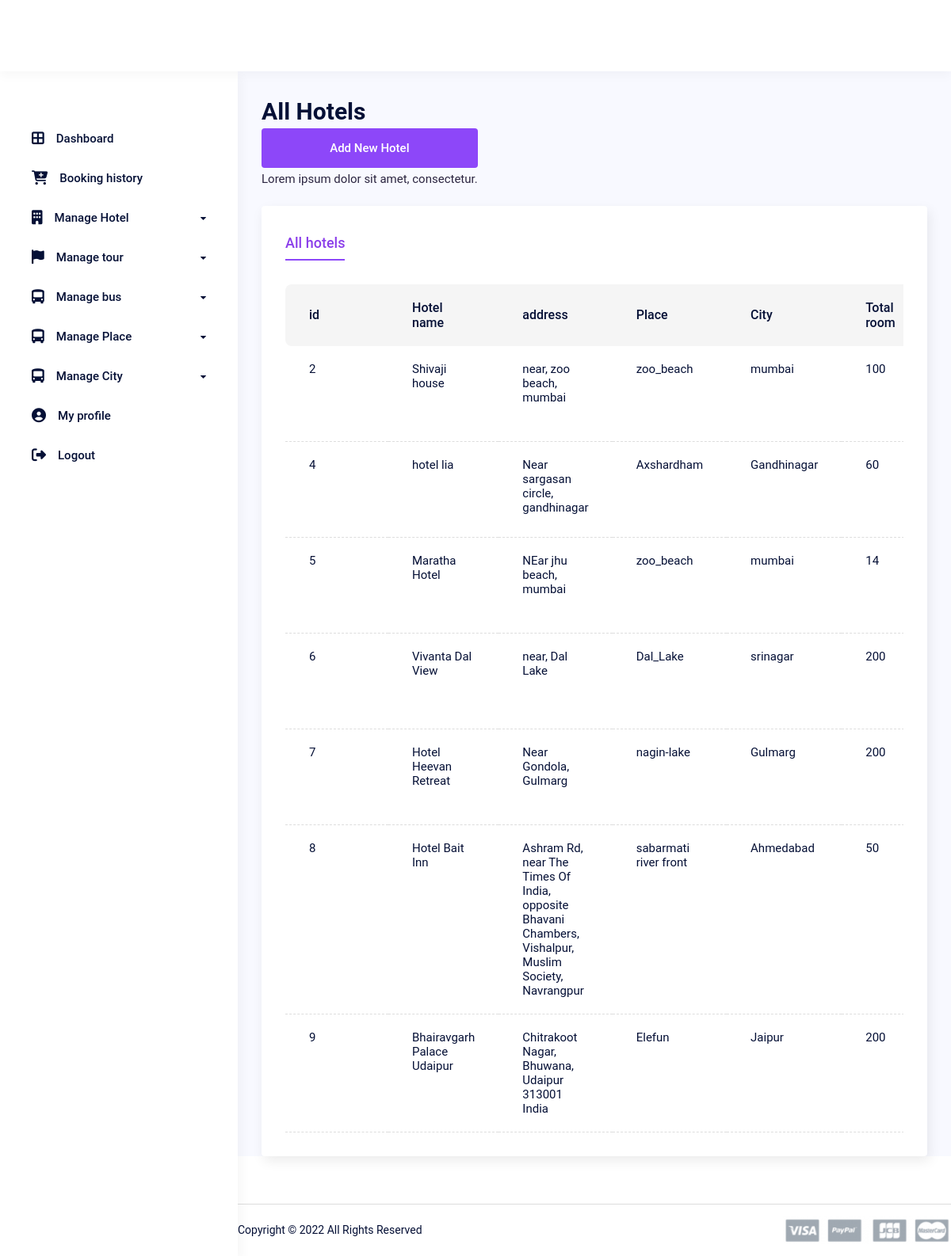
The app's page /hotel/db_hotel_list (signed in), older data.
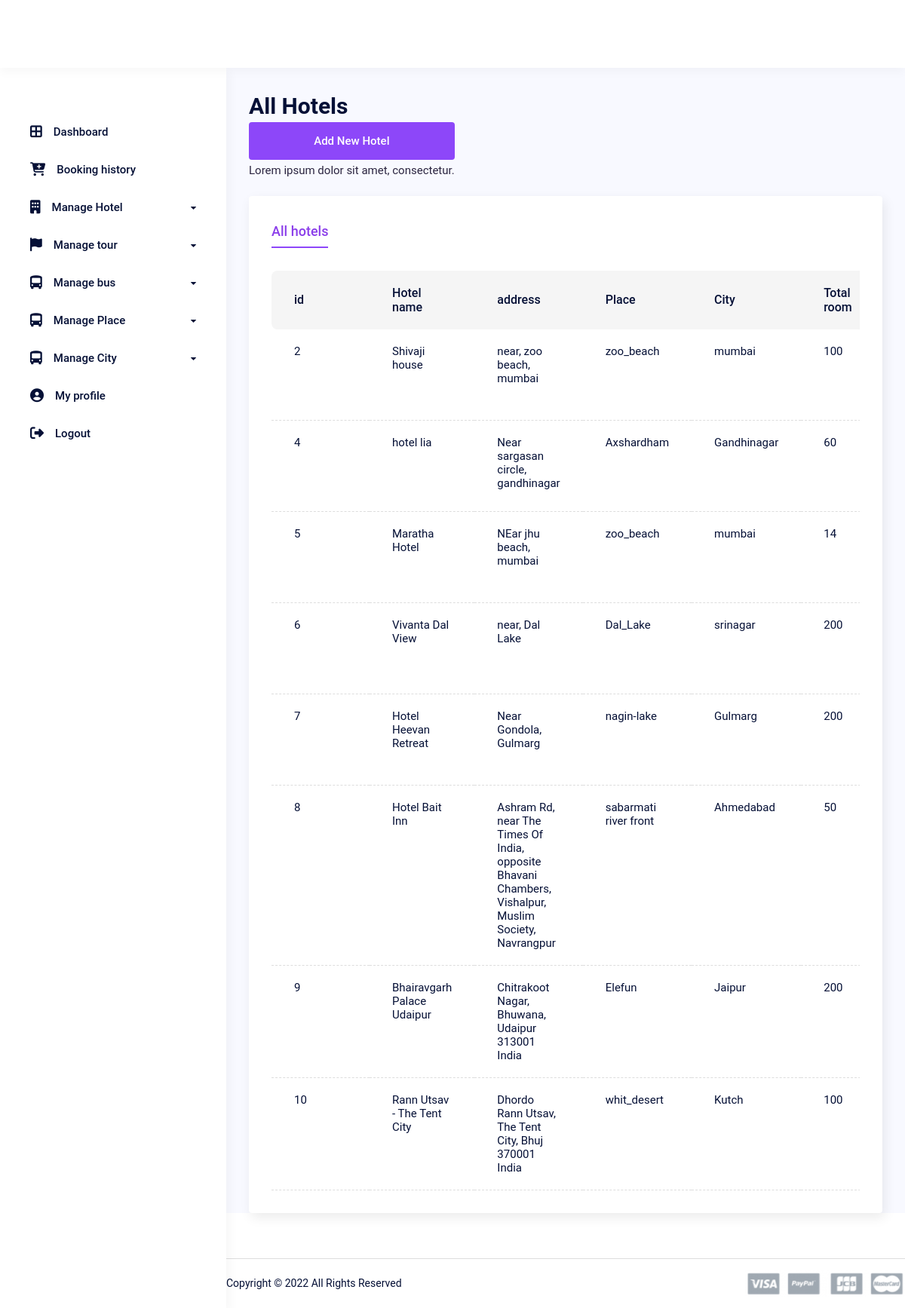
The same page, newer data.
### hotel/models.py (models this page shows, shortened)
class Hotel(BaseModel):
    hotelname = models.CharField(max_length=50)
    address = models.CharField(max_length=100)
    map_link = models.URLField(max_length=500)
    total_room = models.IntegerField()
    price = models.IntegerField()
    rating =models.IntegerField(null=True, default=0)
    facility = models.CharField(max_length=100)
    overview = models.TextField(max_length=1000, null=True)
    city = models.ForeignKey(City, on_delete=models.CASCADE)
    place = models.ForeignKey(Place, on_delete=models.CASCADE)
    hotel_image = models.ImageField(upload_to='image/hotel/')
    room_image = models.ImageField(upload_to='image/hotel/')
    image_3 = models.ImageField(upload_to='image/hotel/')
    image_4 = models.ImageField(upload_to='image/hotel/')
    image_5 = models.ImageField(upload_to='image/hotel/')
    class Meta:
        ordering = ('created_at',)

### core/models.py (models this page shows, shortened)
class Place(BaseModel):
    name = models.CharField(max_length=100)
    description = models.TextField(max_length=100)
    city = models.ForeignKey(City, on_delete=models.CASCADE)
    image = models.ImageField(upload_to='image/places')
    def __str__(self) -> str:
        return str(self.name)
    class Meta:
        ordering = ('created_at',)

class City(BaseModel):
    name = models.CharField(max_length=100)
    code = models.CharField(max_length=4, unique=True)
    state = models.ForeignKey(State, on_delete=models.CASCADE)
    image = models.ImageField(upload_to='image/city')
    location = models.JSONField(null=True, blank=True) # JSONField to store latitude and longitude
    def __str__(self) -> str:
        return str(self.name)
    class Meta:
        ordering = ('created_at',)

### hotel/views.py (the view)
# urls.py: path('db_hotel_list', HotelView.HotelListView.as_view(), name="db_hotel_list"),
    class HotelListView(BaseView, SuperUserView, ListView):
        model =Hotel
        context_object_name = 'hotel'
        template_name = 'db_vendor_hotels.html'

### app/views.py (called while the page is built)
    def test_func(self):
        return self.request.user.is_superuser

    def dispatch(self, request, *args, **kwargs):
        if not self.test_func():
            return redirect(self.login_url)
        return super().dispatch(request, *args, **kwargs)

### templates/db_vendor_hotels.html (shortened to what this page needs)
{% extends "base.html" %}
{%  block dashboard %}
<div class="dashboard__main">
  <div class="dashboard__content">
    <div class="row y-gap-20 justify-between items-end pb-20 lg:pb-40 md:pb-32">
      <div class="col-auto">
        <h1 class="text-30 lh-14 fw-600">All Hotels
          <a href="{% url 'new_hotel' %}" class="button h-50 px-24 -dark-1 bg-blue-1 text-white">
          Add New Hotel
        </a></h1>
        <div class="text-15 text-light-1">Lorem ipsum dolor sit amet, consectetur.</div>
      </div>
      <div class="col-auto">
      </div>
    </div>
    <div class="py-30 px-30 rounded-4 bg-white custom_shadow">
      <div class="tabs -underline-2 js-tabs">
        <div class="tabs__controls row x-gap-40 y-gap-10 lg:x-gap-20 js-tabs-controls">
          <div class="col-auto">
            <button class="tabs__button text-18 lg:text-16 text-light-1 fw-500 pb-5 lg:pb-0 js-tabs-button is-tab-el-active" data-tab-target=".-tab-item-1">All hotels</button>
          </div>
        </div>
        <div class="tabs__content pt-30 js-tabs-content">
            <div class="overflow-scroll scroll-bar-1">
              <table class="table-4 -border-bottom col-12">
                <thead class="bg-light-2">
                  <tr>
                    <th>id</th>
                    <th>Hotel name</th>
                    <th>address</th>
                    <th>Place</th>
                    <th>City</th>
                    <th>Total room</th>
                  </tr>
                </thead>
                <tbody>
                  {% for hotels in hotel %}
                  <tr>
                    <td>{{hotels.id}}</td>
                    <td>{{hotels.hotelname}}</td>
                    <td>{{hotels.address}}</td>
                    <td>{{hotels.place}}</td>
                    <td>{{hotels.city}}</td>
                    <td>{{hotels.total_room}}</td>
                  </tr>
                  {% endfor %}
                </tbody>
              </table>
            </div>
          </div>
        </div>
      </div>
    </div>
    {% include "db_footer.html" %}
  </div>
</div>
{% endblock %}

### templates/base.html (shortened to what this page needs)
{% load static %}
<!DOCTYPE html>
<html lang="en">
<head>
    <link rel="stylesheet" href="{% static '../../../../../cdnjs.cloudflare.com/ajax/libs/font-awesome/6.3.0/css/all.min.css' %}"
 />
    <link rel="stylesheet" href="{% static 'css/vendors.css' %}">
    <link rel="stylesheet" href="{% static 'css/main.css' %}">
</head>
<body data-barba="wrapper">
  <header data-add-bg="" class="header -dashboard bg-white js-header" data-x="header" data-x-toggle="is-menu-opened">
  </header>
  <div class="dashboard" data-x="dashboard" data-x-toggle="-is-sidebar-open">
    <div class="dashboard__sidebar bg-white scroll-bar-1">
      <div class="sidebar -dashboard">
        <div class="sidebar__item">
          <div class="sidebar__button">
            <a href="{% url 'dashboard' %}" class="d-flex items-center text-15 lh-1 fw-500">
              <i class="fas fa-border-all mr-15"></i>
              Dashboard
            </a>
          </div>
        </div>
        <div class="sidebar__item">
          <div class="sidebar__button">
            <a href="db-booking.html" class="d-flex items-center text-15 lh-1 fw-500">
              <i class="fas fa-cart-plus mr-15"></i>
              Booking history
            </a>
          </div>
        </div>
        <div class="sidebar__item ">
          <div class="accordion -db-sidebar js-accordion">
              <div class="accordion__item">
              <div class="accordion__button">
                  <div class="sidebar__button col-12 d-flex items-center justify-between">
                  <div class="d-flex items-center text-15 lh-1 fw-500">
                      <i class="fas fa-building mr-15"></i>
                      Manage Hotel
                  </div>
                  <div class="icon-chevron-sm-down text-7"></div>
                  </div>
              </div>
              </div>
          </div>
        </div>
        <div class="sidebar__item ">
          <div class="accordion -db-sidebar js-accordion">
            <div class="accordion__item">
              <div class="accordion__button">
                <div class="sidebar__button col-12 d-flex items-center justify-between">
                  <div class="d-flex items-center text-15 lh-1 fw-500">
                    <i class="fas fa-flag  mr-15"></i>
                    Manage tour
                  </div>
                  <div class="icon-chevron-sm-down text-7"></div>
                </div>
              </div>
            </div>
          </div>
        </div>
        <div class="sidebar__item ">
          <div class="accordion -db-sidebar js-accordion">
            <div class="accordion__item">
              <div class="accordion__button">
                <div class="sidebar__button col-12 d-flex items-center justify-between">
                  <div class="d-flex items-center text-15 lh-1 fw-500">
                    <i class="fas fa-bus-alt mr-15"></i>
                    Manage bus
                  </div>
                  <div class="icon-chevron-sm-down text-7"></div>
                </div>
              </div>
            </div>
          </div>
        </div>
        <div class="sidebar__item ">
          <div class="accordion -db-sidebar js-accordion">
            <div class="accordion__item">
              <div class="accordion__button">
                <div class="sidebar__button col-12 d-flex items-center justify-between">
                  <div class="d-flex items-center text-15 lh-1 fw-500">
                    <i class="fas fa-bus-alt mr-15"></i>
                    Manage Place
                  </div>
                  <div class="icon-chevron-sm-down text-7"></div>
                </div>
              </div>
            </div>
          </div>
        </div>
        <div class="sidebar__item ">
          <div class="accordion -db-sidebar js-accordion">
            <div class="accordion__item">
              <div class="accordion__button">
                <div class="sidebar__button col-12 d-flex items-center justify-between">
                  <div class="d-flex items-center text-15 lh-1 fw-500">
                    <i class="fas fa-bus-alt mr-15"></i>
                    Manage City
                  </div>
                  <div class="icon-chevron-sm-down text-7"></div>
                </div>
              </div>
            </div>
          </div>
        </div>
        <div class="sidebar__item">
          <div class="sidebar__button">
            <a href="{% url 'profile' %}" class="d-flex items-center text-15 lh-1 fw-500">
              <i class="fas fa-user-circle  mr-15"></i>
              My profile
            </a>
          </div>
        </div>
        <div class="sidebar__item">
          <div class="sidebar__button ">
            <a href="{% url 'logout' %}" class="d-flex items-center text-15 lh-1 fw-500">
              <i class="fas fa-sign-out-alt mr-15"></i>
              Logout
            </a>
          </div>
        </div>
      </div>
    </div>
    {%  block dashboard %}
    {% endblock %}
</body>
</html>

### templates/db_footer.html
{% load static %}
<footer class="footer -dashboard mt-60">
    <div class="footer__row row y-gap-10 items-center justify-between">
      <div class="col-auto">
        <div class="row y-gap-20 items-center">
          <div class="col-auto">
            <div class="text-14 lh-14 mr-30">Copyright © 2022 All Rights Reserved</div>
          </div>
        </div>
      </div>
      <div class="col-auto">
        <div class="d-flex x-gap-5 y-gap-5 items-center">
          <img src="{% static 'img/avatars/card.png' %}" alt="img">
       </div>
      </div>
    </div>
  </footer>

Row changes from the older to the newer data that the page shows:
added Hotel: id "10", hotelname "Rann Utsav - The Tent City", address "Dhordo Rann Utsav, The Tent City, Bhuj 370001 India", place "whit_desert", city "Kutch", total_room "100"
